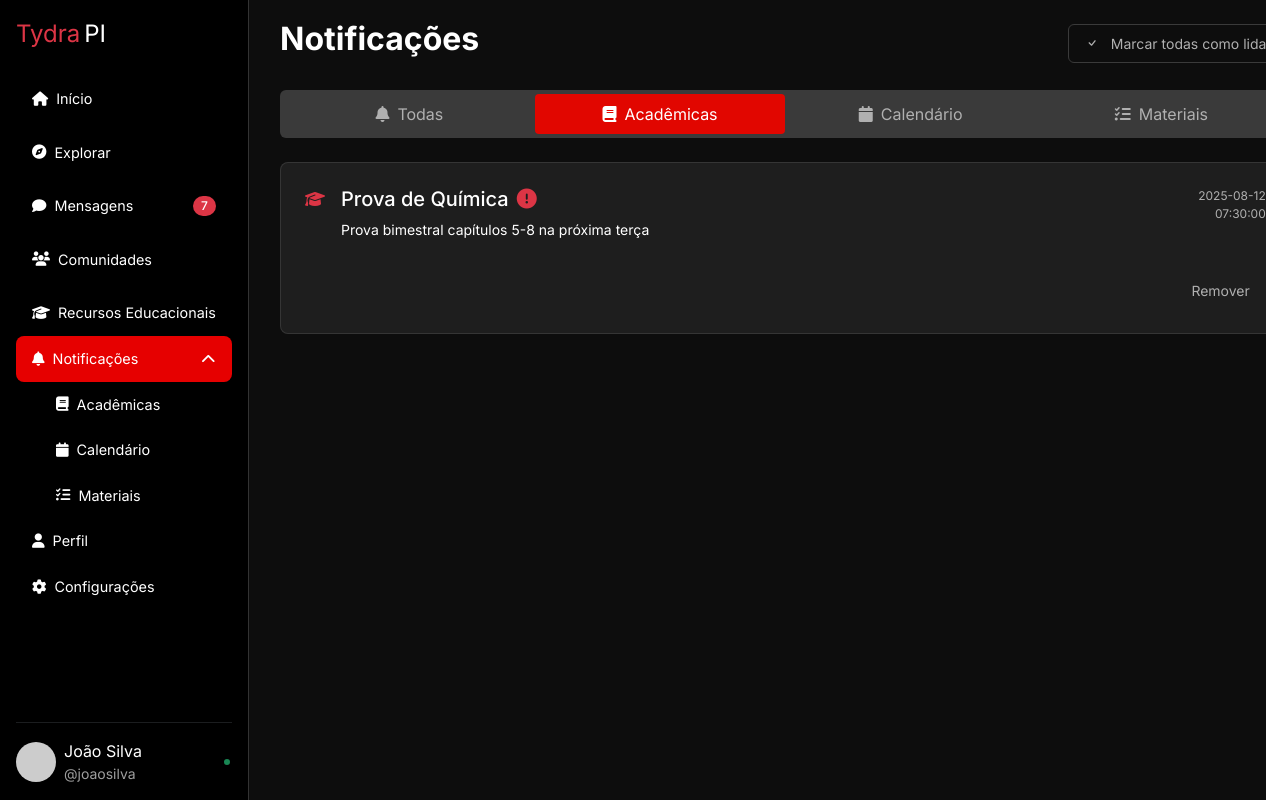
/notific.php?type=academic, run on the app's committed database.
### tables this page shows
CREATE TABLE `notificacoes` (
  `id` int(11) NOT NULL,
  `title` varchar(255) NOT NULL,
  `message` text NOT NULL,
  `date` date NOT NULL,
  `time` time NOT NULL,
  `type` enum('academic','materials','calendar') NOT NULL,
  `priority` enum('low','medium','high') NOT NULL,
  `read` tinyint(1) NOT NULL DEFAULT 0,
  `academicType` enum('homework','exam','deadline','event') DEFAULT NULL
);

### includes/crud.php (called while the page is built, shortened)
<?php
function getNotifications($pdo, $tipo = 'all') {
    $sql = "SELECT * FROM notificacoes";
    if ($tipo !== 'all') {
        $sql .= " WHERE type = :type";
        $stmt = $pdo->prepare($sql);
        $stmt->bindParam(':type', $tipo);
    } else {
        $stmt = $pdo->prepare($sql);
    }
    $stmt->execute();
    return $stmt->fetchAll(PDO::FETCH_ASSOC);
}

### notific.php (the view, shortened to what this page needs)
        <?php
include 'includes/conexao.php';
include 'includes/crud.php';
$activeTab = $_GET['type'] ?? 'all';
$notifications = getNotifications($pdo, $activeTab);
include 'functions/notificfunctions.php';
include 'includes/header.php';
?>
<!DOCTYPE html>
<html lang="pt-br">
<head>
    <link href="https://cdn.jsdelivr.net/npm/bootstrap@5.3.0/dist/css/bootstrap.min.css" rel="stylesheet">
    <link rel="stylesheet" href="https://cdnjs.cloudflare.com/ajax/libs/font-awesome/6.4.0/css/all.min.css">
    <link rel="stylesheet" href="assets/css/style.css">
    <link rel="stylesheet" href="https://cdn.jsdelivr.net/npm/bootstrap-icons@1.10.5/font/bootstrap-icons.css">
</head>
<body>
    <?php include 'includes/sidebar.php'?>
    <div class="tydrapi-container py-6 content-wrapper">
        <div class="d-flex justify-content-between align-items-center mb-4">
            <h1 class="h2 fw-bold">Notificações</h1>
            <form method="post" class="d-inline">
                <button type="submit" class="tydrapi-button-outline">
                    <i class="bi-check me-2"></i> Marcar todas como lidas
                </button>
            </form>
        </div>
        <div class="tabs-container mb-6">
            <a href="?type=all" class="tab <?= $activeTab === 'all' ? 'active' : '' ?>">
                <i class="fas fa-bell me-2"></i> Todas
            </a>
            <a href="?type=academic" class="tab <?= $activeTab === 'academic' ? 'active' : '' ?>">
                <i class="fas fa-book me-2"></i> Acadêmicas
            </a>
            <a href="?type=calendar" class="tab <?= $activeTab === 'calendar' ? 'active' : '' ?>">
                <i class="fas fa-calendar me-2"></i> Calendário
            </a>
            <a href="?type=materials" class="tab <?= $activeTab === 'materials' ? 'active' : '' ?>">
                <i class="fas fa-tasks me-2"></i> Materiais
            </a>
        </div>
        <div class="tab-content">
            <?php if (count($notifications) > 0): ?>
                <?php foreach ($notifications as $notification): ?>
                    <div class="tydrapi-card <?= !$notification['read'] ? 'unread' : '' ?>">
                        <div class="d-flex align-items-start">
                            <div class="flex-shrink-0 mt-1">
                                <?= getNotificationIcon($notification) ?>
                            </div>
                            <div class="flex-grow-1 ms-3">
                                <div class="d-flex justify-content-between">
                                    <div>
                                        <h3 class="h5 fw-medium d-flex align-items-center">
                                            <?= htmlspecialchars($notification['title']) ?>
                                            <span class="ms-2"><?= getPriorityIcon($notification['priority']) ?></span>
                                        </h3>
                                        <p class="text-sm mt-1"><?= htmlspecialchars($notification['message']) ?></p>
                                    </div>
                                    <div class="text-end">
                                        <p class="text-xs text-tydrapi-gray small mb-0"><?= htmlspecialchars($notification['date']) ?></p>
                                        <p class="text-xs text-tydrapi-gray small"><?= htmlspecialchars($notification['time']) ?></p>
                                    </div>
                                </div>
                                <div class="d-flex justify-content-between mt-3">
                                    <div class="d-flex gap-2">
                                        <form method="post" class="d-inline">
                                            <button type="submit" class="btn-ghost-sm">
                                                Remover
                                            </button>
                                        </form>
                                    </div>
                                </div>
                            </div>
                        </div>
                    </div>
                <?php endforeach; ?>
            <?php else: ?>
                <div class="text-center py-5">
                    <p class="text-muted">Não há notificações para exibir.</p>
                </div>
            <?php endif; ?>
        </div>
    </div>
</body>
</html>

### functions/notificfunctions.php (shortened to what this page needs)
<?php
function getNotificationIcon($notification)
{
    if ($notification['type'] === 'academic') {
        switch ($notification['tipo_academico'] ?? '') {
            default: return '<i class="fa-solid fa-graduation-cap text-danger"></i>';
        }
    }
    return '<i class="fa-solid fa-bell text-danger"></i>';
}
function getPriorityIcon($priority)
{
    return match ($priority) {
        'high' => '<i class="fa-solid fa-exclamation-circle text-danger"></i>',
        'medium' => '<i class="fa-solid fa-info-circle text-warning"></i>',
        default => '<i class="fa-solid fa-info-circle text-success"></i>',
    };
}

### assets/css/style.css (style rules this page uses)
:root { --primary: #FF3D54; --background: #121212; --card-background: #1A1A1A; --input-background: #1E1E1E; --text-primary: #FFFFFF; --text-secondary: #A0A0A0; --text-muted: #777777; --border-color: #333333; }
* { box-sizing: border-box; margin: 0; padding: 0; }
body { font-family: "Inter", -apple-system, BlinkMacSystemFont, "Segoe UI", Roboto, sans-serif; background-color: var(--background); color: var(--text-primary); line-height: 1.6; min-height: 100vh; }
:root { --primary-color: #ff0000; --primary-hover: #e60000; --background-dark: #121212; --card-background: #1e1e1e; --text-color: #ffffff; --text-secondary: #a0a0a0; --border-color: #333333; }
* { margin: 0; padding: 0; box-sizing: border-box; }
body { font-family: Arial, sans-serif; background-color: var(--background-dark); color: var(--text-color) !important; line-height: 1.6; overflow-x: hidden; }
body { background: var(--bg-dark); color: white; }
h1 { font-size: 1.75rem; margin-bottom: 1.5rem; }
body { font-family: Arial, sans-serif; background-color: var(--background-dark); color: var(--text-color); overflow-x: hidden; }
:root { --primary-color: #ff0000; --primary-hover: #e60000; --background-dark: #121212; --card-background: #1e1e1e; --input-background: #1e1e1e; --text-primary: #ffffff; --text-secondary: #a0a0a0; --text-muted: #777777; --border-color: #333333; --red: #E10600; --yellow: #FFC107; --green: #28A745; --bg-dark: #121212; --card-bg: #1A1A1A; --transfor-site: #3a3a3a; }
:root { --primary-color: #ff0000; --primary-hover: #e60000; --background-dark: #121212; --card-background: #1e1e1e; --card-border: #333333; --text-color: #ffffff; --text-secondary: #a0a0a0; }
.content-wrapper { align-self: center; margin-left: 290px; padding: 20px; width: 80%; }
:root { --background-dark: #000000; --card-background: #161616; --card-hover: #1d1d1d; --card-border: #2a2a2a; --primary-color: #ff0000; --text-color: #ffffff; --text-secondary: #9e9e9e; --purple-badge: #c56cf0; --orange-badge: #ffb74d; --red-badge: #ff5252; --green-badge: #00c853; --blue-badge: #1e90ff; --tag-background: #2d2d2d; }
body { font-family: -apple-system, BlinkMacSystemFont, "Segoe UI", Roboto, Helvetica, Arial, sans-serif; background-color: var(--background-dark); color: var(--text-color); line-height: 1.5; }
.content-wrapper { padding: 15px 20px; }
body { font-family: "Inter", sans-serif; background-color: #0D0D0D; color: white; margin: 0; padding: 0; }
.tydrapi-container { max-width: 1400px; margin: 0 auto; padding: 1.5rem; }
.tydrapi-card { background-color: #1e1e1e; border-radius: 0.5rem; padding: 1.5rem; border: 1px solid rgba(255, 255, 255, 0.1); transition: border-color 0.3s; margin-bottom: 1rem; }
h1 { font-size: 1.5rem; font-weight: 700; margin-bottom: 1.5rem; }
h3 { font-size: 1rem; font-weight: 500; }
.tydrapi-button-outline, .btn-outline-sm { background-color: transparent; border: 1px solid #3A3A3A; color: #B0B0B0; padding: 0.5rem 1rem; border-radius: 0.375rem; cursor: pointer; font-size: 0.875rem; transition: background-color 0.3s; }
.btn-ghost-sm { background-color: transparent; border: none; color: #B0B0B0; padding: 0.5rem 1rem; cursor: pointer; font-size: 0.875rem; border-radius: 0.375rem; transition: background-color 0.3s, color 0.3s; }
.tabs-container { display: grid; grid-template-columns: repeat(4, 1fr); background-color: #3A3A3A; border-radius: 0.375rem; padding: 0.25rem; }
.tab { padding: 0.5rem 1rem; text-align: center; cursor: pointer; border-radius: 0.25rem; transition: all 0.3s; color: #B0B0B0; text-decoration: none; display: flex; align-items: center; justify-content: center; }
.tab.active { background-color: #E10600; color: white; }
.flex-shrink-0 { flex-shrink: 0; }
.mt-1 { margin-top: 0.25rem; }
.mt-3 { margin-top: 0.75rem; }
.mb-6 { margin-bottom: 1.5rem; }
.py-6 { padding-top: 1.5rem; padding-bottom: 1.5rem; }
.gap-2 { gap: 0.5rem; }
.text-sm { font-size: 0.875rem; }
.text-xs { font-size: 0.75rem; }
.text-tydrapi-gray { color: #B0B0B0; }
body { background-color: #0D0D0D; color: white; font-family: "Inter", sans-serif; }
.tydrapi-container { max-width: 1400px; margin: 0 auto; padding: 1rem 1.5rem; }
.tydrapi-button-outline { background-color: transparent; border: 1px solid #3A3A3A; color: #B0B0B0; }

### notific.php (style rules this page uses)
.content-wrapper { align-self: center; margin-left: 260px; padding: 20px; width: calc(83%); }

### data on the page
notificacoes: title "Prova de Química", message "Prova bimestral capítulos 5-8 na próxima terça", date "2025-08-12", time "07:30:00"

### other printed values
$menu['label'] "Recursos Educacionais"
$menu['label'] "Notificações"
$item['label'] "Acadêmicas"
$item['label'] "Calendário"
$item['label'] "Materiais"
